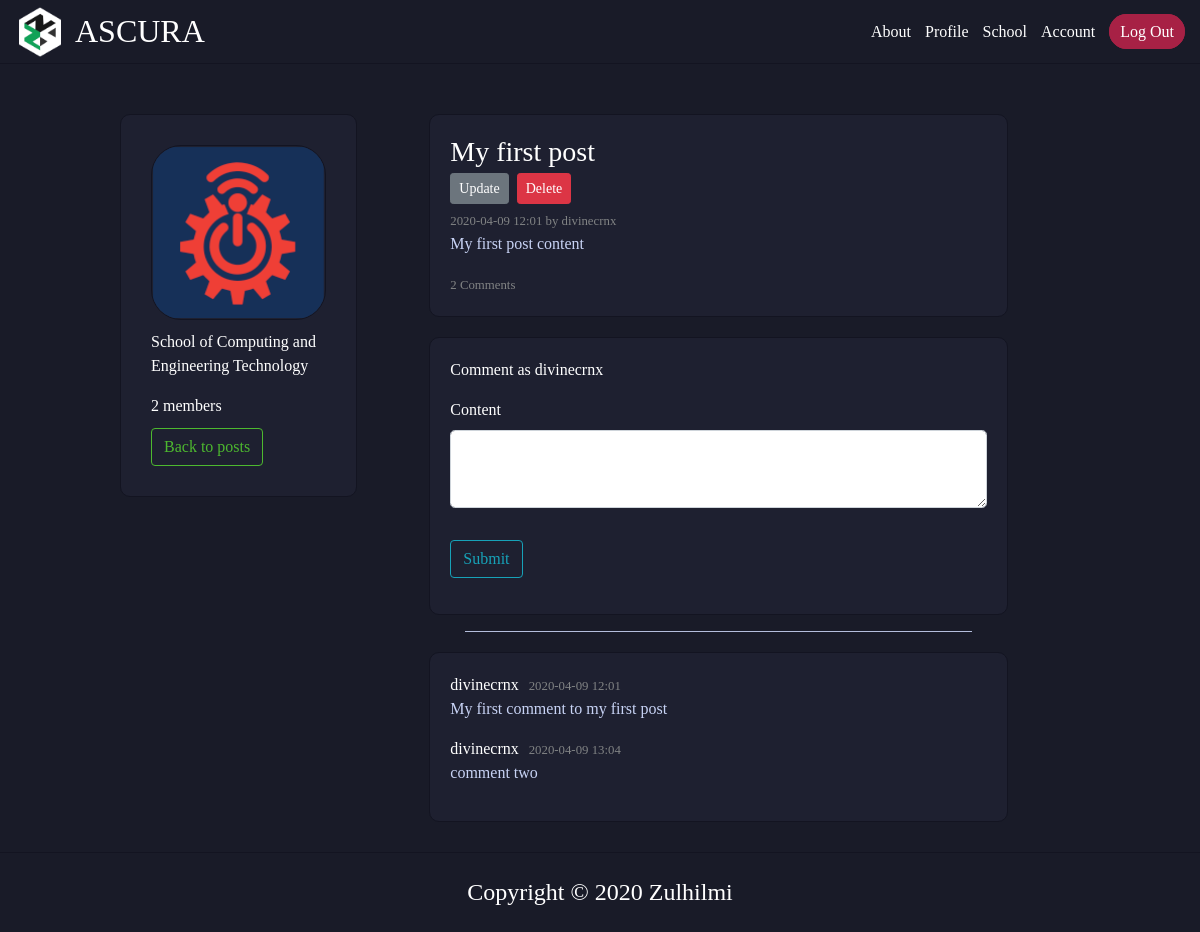
Page /scet/post/1 (signed in) on the committed database.
### ascura/models.py (models this page shows, shortened)
class School(db.Model):
    id = db.Column(db.Integer, primary_key=True)
    school_name = db.Column(db.String(5), nullable=False, unique=True)
    school_name_full = db.Column(db.String(100), nullable=False, unique=True)
    student_school = db.relationship("User", backref='school', lazy=True)
    post_school = db.relationship("Post", backref='school', lazy=True)
    comment_school = db.relationship("Comment", backref='school', lazy=True)

class Post(db.Model):
    id = db.Column(db.Integer, primary_key=True)
    title = db.Column(db.String(100), nullable=False)
    date_posted = db.Column(db.DateTime, nullable=False, default=get_time)
    content = db.Column(db.Text, nullable=False)
    user_id = db.Column(db.Integer, db.ForeignKey('user.id'), nullable=False)
    school_id = db.Column(db.Integer, db.ForeignKey('school.id'), nullable=False)
    comments = db.relationship('Comment', backref='post', lazy=True)

class User(db.Model, UserMixin):
    id = db.Column(db.Integer, primary_key=True)
    first_name = db.Column(db.String(30), nullable=False)
    last_name = db.Column(db.String(30), nullable=False)
    username = db.Column(db.String(14), unique=True, nullable=False)
    email = db.Column(db.String(120), unique=True, nullable=False)
    password = db.Column(db.String(60), nullable=False)
    image_file = db.Column(db.String(20), nullable=False, default='default.jpg')
    short_desc = db.Column(db.String(70), nullable=False, default="Hi there, I'm new to Ascura.")
    long_desc = db.Column(db.Text, nullable=False, default="No information given")
    interests = db.Column(db.String(100), nullable=False, default="This user has not specified any interests.")
    school_id = db.Column(db.Integer, db.ForeignKey('school.id'), nullable=False)
    course_id = db.Column(db.Integer, db.ForeignKey('course.id'), nullable=True) # Faculty members don't need this
    semester = db.Column(db.String(2), nullable=True) # Faculty members don't need this
    role_id = db.Column(db.Integer, db.ForeignKey('role.id'), nullable=False, default=1) # Default student role
    u_type = db.Column(db.Integer, db.ForeignKey('usertype.id'), nullable=False, default=3) # Default user type normal
    posts = db.relationship('Post', backref='author', lazy=True)
    comments = db.relationship('Comment', backref='author', lazy=True)

class Comment(db.Model):
    id = db.Column(db.Integer, primary_key=True)
    date_posted = db.Column(db.DateTime, nullable=False, default=get_time)
    content = db.Column(db.Text, nullable=False)
    user_id = db.Column(db.Integer, db.ForeignKey('user.id'), nullable=False)
    post_id = db.Column(db.Integer, db.ForeignKey('post.id'), nullable=False)
    school_id = db.Column(db.Integer, db.ForeignKey('school.id'), nullable=False)

### ascura/routes.py (the view)
@app.route("/<string:school>/post/<int:post_id>", methods=['GET', 'POST'])
def post(school, post_id):
    school_img = url_for('static', filename='images/' + school + 'logo.png')
    form = CommentForm()
    post = Post.query.get_or_404(post_id)
    comments = Comment.query.filter(Comment.post_id==post.id).all()
    school_id = get_school_id(school)
    school_n = School.query.filter(School.id==school_id).first()
    students = User.query.filter(User.school_id==school_id, or_(User.role_id==1, User.role_id==2, User.role_id==3)).all()
    lecturers = User.query.filter(User.school_id==school_id, or_(User.role_id==4, User.role_id==5, User.role_id==6)).all()
    if form.validate_on_submit():
        comment = Comment(content=form.content.data, author=current_user, post_id=post.id, school_id=school_id)
        db.session.add(comment)
        db.session.commit()
        flash('Your comment has been posted!', 'success')
        return redirect(url_for('post', school=post.school.school_name.lower(), post_id=post.id))
    return render_template('post.html', is_post=True,\
        student_num=len(students),\
        lecturer_num=len(lecturers),\
        title=school.upper(), p_title=post.title, post=post, school_img=school_img, form=form, comments=comments, school_n=school_n)

### ascura/forms.py
class CommentForm(FlaskForm):
    content = TextAreaField('Content', validators=[DataRequired()])
    submit = SubmitField('Submit')

### ascura/models.py (called while the page is built)
@login_manager.user_loader
def load_user(user_id):
    return User.query.get(user_id)

### ascura/routes.py (called while the page is built)
def get_school_id(school):
    if school == 'scet':
        school_id = 1
    elif school == 'smart':
        school_id = 2
    elif school == 'sbm':
        school_id = 3
    elif school == 'shtm':
        school_id = 4
    elif school == 'saat':
        school_id = 5
    elif school == 'sss':
        school_id = 6
    return school_id

### ascura/templates/post.html (shortened to what this page needs)
{% extends 'layout.html' %}
{% block body %}
    <div id="main-container">
        <div id="school-wall">
            {% include './includes/_school-content.html' %}
            <div id="school-info">
                <div class="s-post">
                    <h3 class="s-post-title">{{ post.title }}</h3>
                    {% if post.author == current_user %}
                        <div>
                            <a class="btn btn-secondary btn-sm mt-1 mb-1" href="{{ url_for('update_post', school=post.school.school_name|lower, post_id=post.id) }}">Update</a>
                            <button type="button" class="btn btn-danger btn-sm m-1" data-toggle="modal" data-target="#deleteModal">Delete</button>
                        </div>
                    {% endif %}
                    <small class="s-post-stat">{{ post.date_posted.strftime('%Y-%m-%d %H:%M') }} by {{ post.author.username }}</small>
                    <p class="s-post-c">{{ post.content }}</p>
                    {% set comments_count = [] %}
                    {% if comments_count|length == 1 %}
                        <small class="s-post-stat">{{ comments_count|length }} Comment</small>
                    {% elif comments_count|length == 0 %}
                        <small class="s-post-stat">No Comments</small>
                    {% else %}
                        <small class="s-post-stat">{{ comments_count|length }} Comments</small>
                    {% endif %}
                </div>
                <div class="s-comment">
                    <form method="POST" action="">
                        <fieldset class="form-group">
                            <p class="p-comment">Comment as {{ current_user.username }}</p>
                            <div class="form-group">
                                {{ form.content.label(class="p-comment-l") }}
                                {% if form.content.errors %}
                                    {{ form.content(class="form-control form-control-lg is-invalid") }}
                                    <div class="invalid-feedback">
                                        {% for error in form.content.errors %}
                                            <span>{{ error }}</span>
                                        {% endfor %}
                                    </div>
                                {% else %}
                                    {{ form.content(class="form-control form-control-lg") }}
                                {% endif %}
                            </div>
                        </fieldset>
                        <div class="form-group">
                            {{ form.submit(class="btn btn-outline-info") }}
                        </div>
                    </form>
                </div>
                <hr>
                <div id="comments-section">
                    {% if comments|length == 0%}
                        <div class="comment">
                            <p class="s-post-c s-post-c-middle">Wow, such empty ʕ•ᴥ•ʔ</p>
                        </div>
                    {% else %}
                        {% for comment in comments %}
                            <div class="comment">
                                <a href="#" class="comment-author-info">{{ comment.author.username }}</a><small class="s-post-stat">{{ comment.date_posted.strftime('%Y-%m-%d %H:%M') }}</small class="s-post-stat">
                                <p class="s-post-c">{{ comment.content }}</p>
                            </div>
                        {% endfor %}
                    {% endif %}
                </div>
            </div>
        </div>
    </div>
{% endblock %}

### ascura/templates/includes/_school-content.html
<div id="school-content">
    <div id="school-pp-container">
        <img id="school-pp" src="{{ school_img }}" alt="">
    </div>
    <p id="school-title">{{ school_n.school_name_full }}</p>
    {% set total_members = student_num + lecturer_num %}
    <div class="school-member-count">
        <a class="school-m-count" href="{{ students_list_link }}">{{ student_num + lecturer_num }}<span> {{ 'members' if total_members > 1 or total_members == 0 else 'member'}}</span></a>
    </div>
    {% if current_user.school.school_name == title %}
        {% if is_post %}
            <div id="school-p-button">
                <a href="{{ url_for('school_page', school=school_n.school_name|lower) }}" class="btn btn-outline-info btn-info-asc">Back to posts</a>
            </div>
        {% else %}
            <div id="school-p-button">
                <a href="{{ new_post_link }}" class="btn btn-outline-info btn-info-asc">New Post</a>
            </div>
        {% endif %}
    {% endif %}
</div>

### ascura/static/css/main.css (style rules this page uses)
.h1, .h2, .h3, .h4, .h5, .h6, h1, h2, h3, h4, h5, h6 { margin-bottom: initial; }
label { color: #fff; }
a { text-decoration: none; color: #fff; }
body { background-color: #191b28; font-family: Proxima-Bold; }
#main-container { margin-bottom: 20px; }
#school-wall { display: flex; justify-content: space-between; margin-top: 50px; width: 80%; margin-left: auto; margin-right: auto; }
#school-content { width: 290px; background-color: rgb(30, 32, 48); border: 1px solid rgb(19, 20, 33); padding: 30px; border-radius: 10px; height: max-content; }
#school-pp-container { display: flex; justify-content: center; }
#school-pp { border: 1px solid rgb(19, 20, 33); border-radius: 30px; height: 175px; width: 175px; }
#school-title { color: #fff; margin-top: 10px; }
.school-member-count { color: initial; }
#school-p-button { margin-top: 10px; }
#school-info { width: 100%; }
#school-info > hr { background-color: rgb(200, 211, 245); width: 70%; }
.s-post { width: 80%; margin-left: auto; margin-right: auto; background-color: rgb(30, 32, 48); border: 1px solid rgb(19, 20, 33); border-radius: 10px; padding: 20px; margin-bottom: 20px; }
.s-post-title { color: #fff; }
.s-post-stat { color: #818384; font-family: Proxima-Regular; }
.s-post-c { color: rgb(200, 211, 245); font-family: Proxima-Regular; }
.s-comment { width: 80%; margin-left: auto; margin-right: auto; background-color: rgb(30, 32, 48); border: 1px solid rgb(19, 20, 33); border-radius: 10px; padding: 20px; margin-top: 20px; }
.p-comment { color: #fff; }
.p-comment-l { color: #fff; }
#comments-section { width: 80%; margin-left: auto; margin-right: auto; background-color: rgb(30, 32, 48); border: 1px solid rgb(19, 20, 33); border-radius: 10px; padding: 20px; margin-top: 20px; }
.comment-author-info { color: #fff; margin-right: 10px; }

### ascura/static/css/form.css (style rules this page uses)
.btn-info-asc { color: #4db82f; border-color: #4db82f; }

### ascura/templates/post.html (style rules this page uses)
#school-wall { display: flex; justify-content: center; }

### rows in the picture
School: school_name_full "School of Computing and Engineering Technology"
Post: title "My first post", date_posted "2020-04-09 12:01", content "My first post content"
User: author.username "divinecrnx", username "divinecrnx"
Comment: author.username "divinecrnx", date_posted "2020-04-09 12:01", content "My first comment to my first post"
Comment: author.username "divinecrnx", date_posted "2020-04-09 13:04", content "comment two"

### other values in the picture
{{ student_num + lecturer_num }} "2"
{{ 'members' if total_members > 1 or total_members == 0 else 'member' }} "members"
{{ comments_count|length }} "2"
